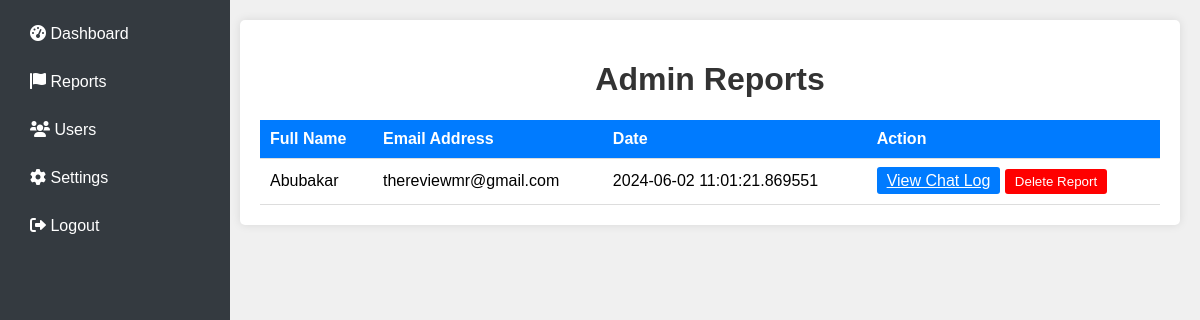
The app's page /admin_reports (signed in) with its own data.
### app.py (models this page shows)
class Report(db.Model):
    id = db.Column(db.Integer, primary_key=True)
    user_id = db.Column(db.Integer, db.ForeignKey('user.id'), nullable=False)
    chat_log = db.Column(db.Text, nullable=False)
    date = db.Column(db.DateTime, nullable=False, default=datetime.utcnow)

class User(UserMixin, db.Model):
    id = db.Column(db.Integer, primary_key=True)
    fullname = db.Column(db.String(100), nullable=False)
    email = db.Column(db.String(100), unique=True, nullable=False)
    password = db.Column(db.String(100), nullable=False)
    is_admin = db.Column(db.Boolean, default=False)
    reports = db.relationship('Report', backref='user', lazy=True)

### app.py (the view)
@app.route('/admin_reports')
def admin_reports():
    if 'user_id' not in session:
        return redirect(url_for('login'))
    user_id = session['user_id']
    current_user = User.query.get(user_id)
    if not current_user.is_admin:
        return redirect(url_for('login'))
    reports = Report.query.order_by(Report.date.desc()).all()
    return render_template('admin_reports.html', reports=reports)

### templates/admin_reports.html (shortened to what this page needs)
<!DOCTYPE html>
<html lang="en">
<head>
    <link rel="stylesheet" href="https://cdnjs.cloudflare.com/ajax/libs/font-awesome/6.0.0-beta3/css/all.min.css">
</head>
<body>
    <div class="sidebar">
        <a href="{{ url_for('admin_dashboard') }}"><i class="fas fa-tachometer-alt"></i> Dashboard</a>
        <a href="{{ url_for('admin_reports') }}"><i class="fas fa-flag"></i> Reports</a>
        <a href="{{ url_for('admin_users') }}"><i class="fas fa-users"></i> Users</a>
        <a href="{{ url_for('admin_settings') }}"><i class="fas fa-cog"></i> Settings</a>
        <a href="{{ url_for('logout') }}"><i class="fas fa-sign-out-alt"></i> Logout</a>
    </div>
    <div class="main-content">
        <div class="container">
            <h1>Admin Reports</h1>
            <table>
                <thead>
                    <tr>
                        <th>Full Name</th>
                        <th>Email Address</th>
                        <th>Date</th>
                        <th>Action</th>
                    </tr>
                </thead>
                <tbody>
                    {% for report in reports %}
                    <tr>
                        <td>{{ report.user.fullname }}</td>
                        <td>{{ report.user.email }}</td>
                        <td>{{ report.date }}</td>
                        <td>
                            <a href="{{ url_for('admin_view_chat_log', report_id=report.id) }}" class="btn-primary">View Chat Log</a>
                            <form action="{{ url_for('delete_report', report_id=report.id) }}" method="post" style="display:inline;">
                                <button type="submit" class="btn-danger">Delete Report</button>
                            </form>
                        </td>
                    </tr>
                    {% endfor %}
                </tbody>
            </table>
        </div>
    </div>
</body>
</html>

### templates/admin_reports.html (style rules this page uses)
body { font-family: Arial, sans-serif; background-color: #f0f0f0; margin: 0; padding: 0; display: flex; }
.sidebar { width: 200px; background-color: #343a40; padding: 15px; height: 100vh; position: fixed; }
.sidebar a { color: white; display: block; padding: 10px 15px; text-decoration: none; margin-bottom: 10px; border-radius: 5px; }
.main-content { margin-left: 220px; padding: 20px; width: calc(100% - 220px); }
.container { background-color: #fff; padding: 20px; border-radius: 5px; box-shadow: 0 0 10px rgba(0, 0, 0, 0.1); }
h1 { text-align: center; color: #333; }
table { width: 100%; border-collapse: collapse; margin-top: 20px; }
th, td { padding: 10px; border-bottom: 1px solid #ddd; text-align: left; }
th { background-color: #007bff; color: #fff; }
.btn-primary, .btn-danger { padding: 5px 10px; border: none; border-radius: 3px; color: white; cursor: pointer; transition: background-color 0.3s; }
.btn-primary { background-color: #007bff; }
.btn-danger { background-color: red; }

### records on screen
Report: user.fullname "Abubakar", user.email "thereviewmr@gmail.com", date "2024-06-02 11:01:21.869551"
